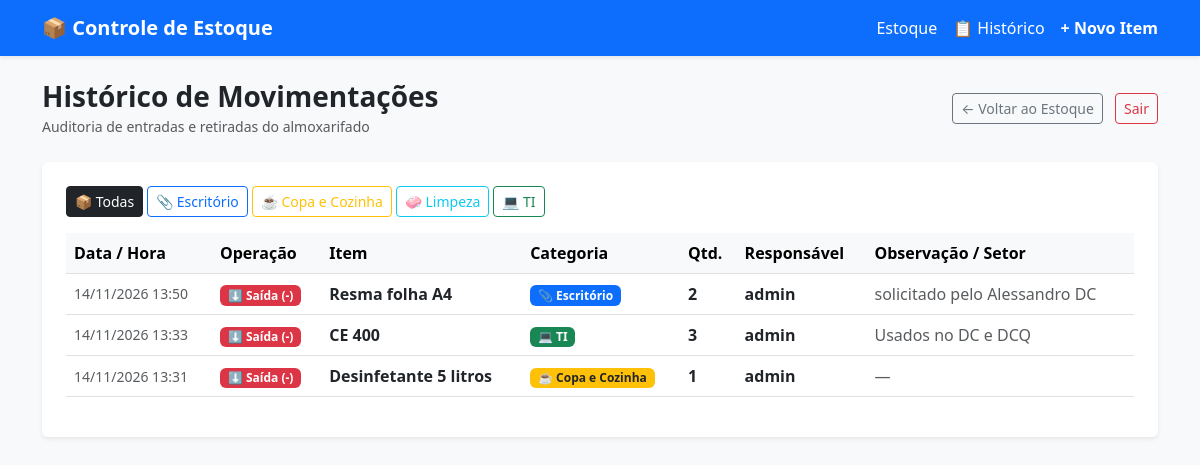
/historico (signed in), run on the app's committed database.
### tables this page shows
CREATE TABLE movimentacoes (
    id INTEGER PRIMARY KEY AUTOINCREMENT,
    produto_nome TEXT NOT NULL,
    categoria TEXT NOT NULL,
    operacao TEXT NOT NULL,
    quantidade INTEGER NOT NULL,
    usuario TEXT NOT NULL,
    observacao TEXT,
    data_hora TEXT NOT NULL
);

### app.py (the view)
@app.route('/historico')
@login_obrigatorio
def historico():
    categoria_filtro = request.args.get('categoria', 'Todas')
    conn = get_connection()
    cursor = conn.cursor()
    if categoria_filtro and categoria_filtro != 'Todas':
        cursor.execute(
            "SELECT * FROM movimentacoes WHERE categoria = ? ORDER BY id DESC LIMIT 200",
            (categoria_filtro,)
        )
    else:
        cursor.execute("SELECT * FROM movimentacoes ORDER BY id DESC LIMIT 200")
    movimentacoes = cursor.fetchall()
    conn.close()
    tema = CATEGORIAS_CONFIG.get(categoria_filtro, {'cor': 'primary', 'icone': '📦', 'texto': 'text-white'})
    return render_template(
        'historico.html',
        movimentacoes=movimentacoes,
        categoria_filtro=categoria_filtro,
        tema=tema
    )

### app.py (called while the page is built)
@app.context_processor
def inject_categorias():
    return dict(categorias_config=CATEGORIAS_CONFIG)

def login_obrigatorio(f):
    @wraps(f)
    def decorated_function(*args, **kwargs):
        if 'usuario_id' not in session:
            return redirect(url_for('login'))
        return f(*args, **kwargs)
    return decorated_function

### database.py (called while the page is built)
def get_connection():
    conn = sqlite3.connect(DATABASE_NAME)
    conn.row_factory = sqlite3.Row
    return conn

### templates/historico.html
{% extends 'base.html' %}
{% block content %}
<div class="d-flex justify-content-between align-items-center mb-4">
    <div>
        <h3 class="fw-bold mb-0">Histórico de Movimentações</h3>
        <small class="text-muted">Auditoria de entradas e retiradas do almoxarifado</small>
    </div>
    <div>
        <a href="{{ url_for('index', categoria=categoria_filtro) }}" class="btn btn-outline-secondary btn-sm me-2">← Voltar ao Estoque</a>
        <a href="{{ url_for('logout') }}" class="btn btn-outline-danger btn-sm">Sair</a>
    </div>
</div>
<div class="card border-0 shadow-sm p-4">
    <div class="d-flex flex-wrap gap-1 mb-3">
        <a href="{{ url_for('historico', categoria='Todas') }}"
           class="btn btn-sm {% if categoria_filtro == 'Todas' %}btn-dark{% else %}btn-outline-dark{% endif %}">
           📦 Todas
        </a>
        {% for nome_cat, cfg in categorias_config.items() %}
            <a href="{{ url_for('historico', categoria=nome_cat) }}"
               class="btn btn-sm {% if categoria_filtro == nome_cat %}btn-{{ cfg.cor }} fw-bold{% else %}btn-outline-{{ cfg.cor }}{% endif %}">
               {{ cfg.icone }} {{ nome_cat }}
            </a>
        {% endfor %}
    </div>
    <div class="table-responsive">
        <table class="table table-hover align-middle">
            <thead class="table-light">
                <tr>
                    <th>Data / Hora</th>
                    <th>Operação</th>
                    <th>Item</th>
                    <th>Categoria</th>
                    <th>Qtd.</th>
                    <th>Responsável</th>
                    <th>Observação / Setor</th>
                </tr>
            </thead>
            <tbody>
                {% for m in movimentacoes %}
                {% set cat_cfg = categorias_config.get(m['categoria'], {'cor': 'secondary', 'icone': '📎', 'texto': 'text-white'}) %}
                <tr>
                    <td class="text-muted small">{{ m['data_hora'] }}</td>
                    <td>
                        {% if m['operacao'] == 'ENTRADA' %}
                            <span class="badge bg-success">⬆️ Entrada (+)</span>
                        {% else %}
                            <span class="badge bg-danger">⬇️ Saída (-)</span>
                        {% endif %}
                    </td>
                    <td class="fw-bold">{{ m['produto_nome'] }}</td>
                    <td>
                        <span class="badge bg-{{ cat_cfg.cor }} {{ cat_cfg.texto }}">
                            {{ cat_cfg.icone }} {{ m['categoria'] }}
                        </span>
                    </td>
                    <td class="fw-bold">{{ m['quantidade'] }}</td>
                    <td><strong>{{ m['usuario'] }}</strong></td>
                    <td class="text-muted">{{ m['observacao'] or '—' }}</td>
                </tr>
                {% else %}
                <tr>
                    <td colspan="7" class="text-center py-4 text-muted">Nenhuma movimentação registrada até o momento.</td>
                </tr>
                {% endfor %}
            </tbody>
        </table>
    </div>
</div>
{% endblock %}

### data on the page
movimentacoes: data_hora "14/11/2026 13:50", operacao "⬇️ Saída (-)", produto_nome "Resma folha A4", icone "📎", categoria "Escritório", quantidade "2", usuario "admin", observacao "solicitado pelo Alessandro DC"
movimentacoes: data_hora "14/11/2026 13:33", operacao "⬇️ Saída (-)", produto_nome "CE 400", icone "💻", categoria "TI", quantidade "3", usuario "admin", observacao "Usados no DC e DCQ"
movimentacoes: data_hora "14/11/2026 13:31", operacao "⬇️ Saída (-)", produto_nome "Desinfetante 5 litros", icone "☕", categoria "Copa e Cozinha", quantidade "1", usuario "admin", observacao "—"

### other printed values
{{ cfg.icone }} "📎" "☕" "🧼" "💻"
{{ nome_cat }} "Escritório" "Copa e Cozinha" "Limpeza" "TI"
